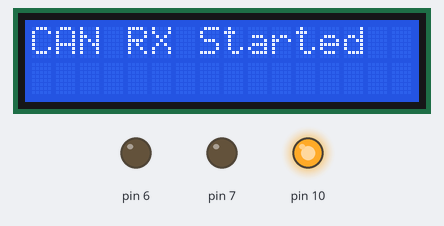
This sketch was run on a simulated Arduino Uno, built with avr-gcc and run on an emulated ATmega328P. Parts: 16×2 character LCD, output pins drawn as LEDs (lit = HIGH). Dashed ring = blinking.

Above: at 0.1 s.
At 2.1 s:
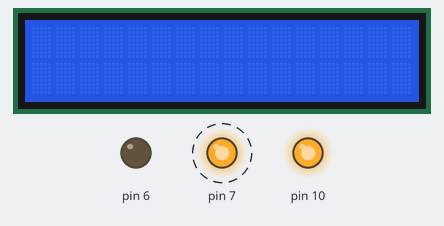
Timing chart, 0 to 130.0 s (numbered marks = the images above):
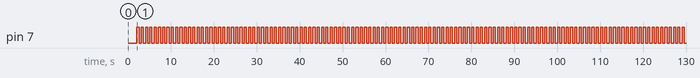

The sketch:

Receiver.ino
```cpp
#include <SPI.h>
#include <mcp2515.h>
#include <Wire.h>
#include <LiquidCrystal_I2C.h>

struct can_frame canMsg;

MCP2515 mcp2515(10);

LiquidCrystal_I2C lcd(0x27, 16, 2);

int blinkDelay = 500;

void setup()
{
  pinMode(7, OUTPUT);

  pinMode(6, OUTPUT);

  Serial.begin(9600);

  SPI.begin();

  mcp2515.reset();

  mcp2515.setBitrate(CAN_500KBPS, MCP_16MHZ);

  mcp2515.setNormalMode();

  lcd.init();

  lcd.backlight();

  lcd.setCursor(0,0);

  lcd.print("CAN RX Started");

  delay(2000);

  lcd.clear();
}

void loop()
{
  if (mcp2515.readMessage(&canMsg) == MCP2515::ERROR_OK)
  {
    blinkDelay = (canMsg.data[0] << 8) | canMsg.data[1];

    int obstacle = canMsg.data[2];

    lcd.clear();

    lcd.setCursor(0,0);

    lcd.print("Delay:");

    lcd.print(blinkDelay);

    if(obstacle == 1)
    {
      digitalWrite(6, HIGH);

      lcd.setCursor(0,1);

      lcd.print("Obstacle!");

      Serial.println("Obstacle Detected");
    }
    else
    {
      digitalWrite(6, LOW);

      lcd.setCursor(0,1);

      lcd.print("Area Safe");
    }
  }

  // Speed LED
  digitalWrite(7, HIGH);

  delay(blinkDelay);

  digitalWrite(7, LOW);

  delay(blinkDelay);
}
```

Measured:
- by itself, pin 7: alternates HIGH for 0.50 s and LOW for 0.50 s
